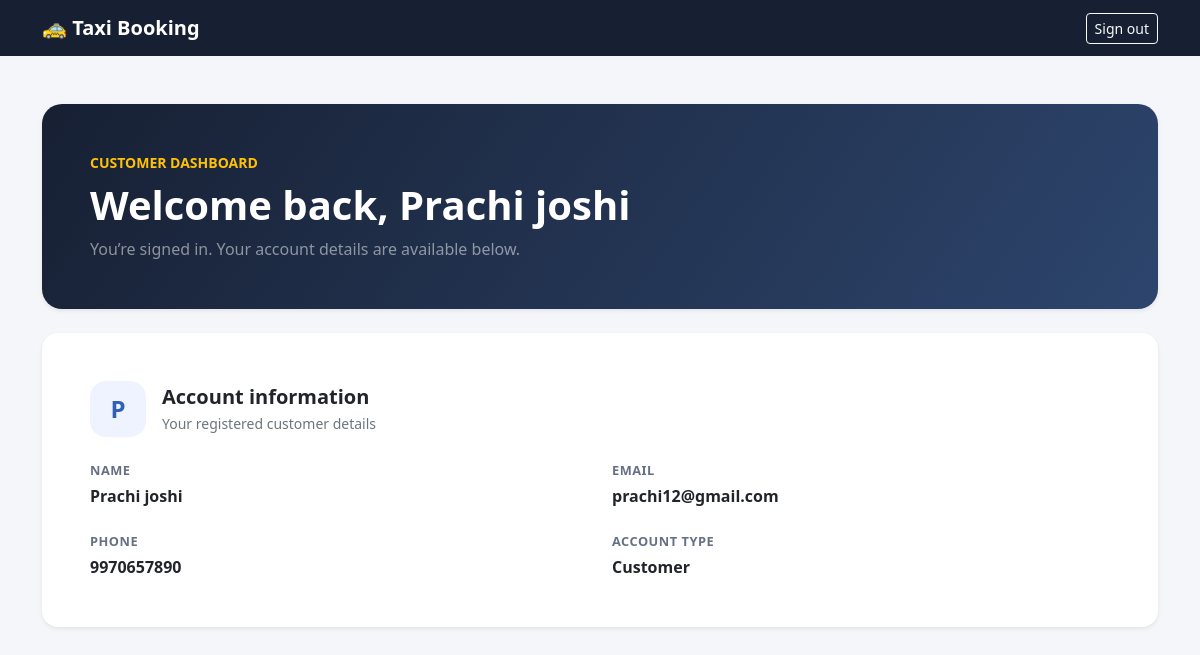
The page /my-dashboard/ (signed in) on the database its author committed.
### core/models.py (models this page shows, shortened)
class User(models.Model):
    name = models.CharField(max_length=100)
    email = models.EmailField(unique=True)
    mobile = models.CharField(max_length=15)
    password = models.CharField(max_length=128)
    class Meta:
        ordering = ['name']

### core/views.py (the view)
# urls.py: path('my-dashboard/', views.user_dashboard, name='user_dashboard'),
def user_dashboard(request):
    customer_id = request.session.get('customer_user_id')
    if customer_id is None:
        return redirect('user_login')
    customer = User.objects.filter(pk=customer_id).first()
    if customer is None:
        request.session.pop('customer_user_id', None)
        messages.info(request, 'Please sign in to continue.')
        return redirect('user_login')
    return render(request, 'core/user_dashboard.html', {'customer': customer})

### core/templates/core/user_dashboard.html (shortened to what this page needs)
<!DOCTYPE html>
<html lang="en">
<head>
    <link href="https://cdn.jsdelivr.net/npm/bootstrap@5.3.3/dist/css/bootstrap.min.css"
          rel="stylesheet">
</head>
<body>
<nav class="navbar navbar-dark dashboard-navbar">
    <div class="container">
        <a class="navbar-brand fw-bold" href="{% url 'user_dashboard' %}">
            🚕 Taxi Booking
        </a>
        <form method="post" action="{% url 'user_logout' %}">
            <button type="submit" class="btn btn-outline-light btn-sm">
                Sign out
            </button>
        </form>
    </div>
</nav>
<main class="container py-4 py-md-5">
    <section class="card welcome-card shadow-sm mb-4">
        <div class="card-body p-4 p-md-5">
            <p class="small fw-semibold text-uppercase text-warning mb-2">
                Customer dashboard
            </p>
            <h1 class="display-6 fw-bold mb-2">
                Welcome back, {{ customer.name }}
            </h1>
            <p class="text-white-50 mb-0">
                You’re signed in. Your account details are available below.
            </p>
        </div>
    </section>
    <section class="card content-card shadow-sm" aria-labelledby="account-heading">
        <div class="card-body p-4 p-md-5">
            <div class="d-flex align-items-center gap-3 mb-4">
                <span class="profile-mark" aria-hidden="true">
                    {{ customer.name|first|upper }}
                </span>
                <div>
                    <h2 id="account-heading" class="h5 fw-bold mb-1">
                        Account information
                    </h2>
                    <p class="text-secondary small mb-0">
                        Your registered customer details
                    </p>
                </div>
            </div>
            <div class="row g-4">
                <div class="col-12 col-md-6">
                    <div class="detail-label mb-1">Name</div>
                    <div class="fw-semibold">{{ customer.name }}</div>
                </div>
                <div class="col-12 col-md-6">
                    <div class="detail-label mb-1">Email</div>
                    <div class="fw-semibold">{{ customer.email }}</div>
                </div>
                <div class="col-12 col-md-6">
                    <div class="detail-label mb-1">Phone</div>
                    <div class="fw-semibold">{{ customer.mobile }}</div>
                </div>
                <div class="col-12 col-md-6">
                    <div class="detail-label mb-1">Account type</div>
                    <div class="fw-semibold">Customer</div>
                </div>
            </div>
        </div>
    </section>
</main>
</body>
</html>

### core/templates/core/user_dashboard.html (style rules this page uses)
body { background: #f4f6fa; color: #182235; }
.dashboard-navbar { background: #172033; }
.welcome-card { background: linear-gradient(125deg, #172033, #2d456d); border: 0; border-radius: 1.25rem; color: #fff; }
.content-card { border: 0; border-radius: 1rem; }
.profile-mark { align-items: center; background: #eef3ff; border-radius: 1rem; color: #315fb5; display: inline-flex; font-size: 1.5rem; font-weight: 700; height: 56px; justify-content: center; width: 56px; }
.detail-label { color: #667085; font-size: 0.8rem; font-weight: 600; letter-spacing: 0.04em; text-transform: uppercase; }

### rows shown on the page
User: name "Prachi joshi", name|first "P", email "prachi12@gmail.com", mobile "9970657890"
